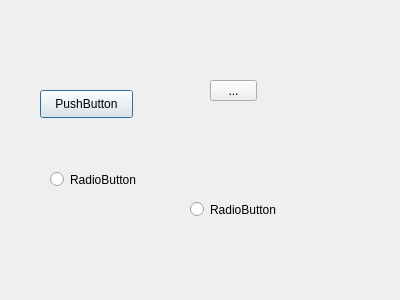
<?xml version="1.0" encoding="UTF-8"?>
<ui version="4.0">
 <class>SubWindow</class>
 <widget class="QDialog" name="SubWindow">
  <property name="geometry">
   <rect>
    <x>0</x>
    <y>0</y>
    <width>400</width>
    <height>300</height>
   </rect>
  </property>
  <property name="windowTitle">
   <string>Dialog</string>
  </property>
  <widget class="QPushButton" name="pushButton">
   <property name="geometry">
    <rect>
     <x>40</x>
     <y>90</y>
     <width>93</width>
     <height>28</height>
    </rect>
   </property>
   <property name="text">
    <string>PushButton</string>
   </property>
  </widget>
  <widget class="QToolButton" name="toolButton">
   <property name="geometry">
    <rect>
     <x>210</x>
     <y>80</y>
     <width>47</width>
     <height>21</height>
    </rect>
   </property>
   <property name="text">
    <string>...</string>
   </property>
  </widget>
  <widget class="QRadioButton" name="radioButton">
   <property name="geometry">
    <rect>
     <x>50</x>
     <y>170</y>
     <width>115</width>
     <height>19</height>
    </rect>
   </property>
   <property name="text">
    <string>RadioButton</string>
   </property>
  </widget>
  <widget class="QRadioButton" name="radioButton_2">
   <property name="geometry">
    <rect>
     <x>190</x>
     <y>200</y>
     <width>115</width>
     <height>19</height>
    </rect>
   </property>
   <property name="text">
    <string>RadioButton</string>
   </property>
  </widget>
 </widget>
 <resources/>
 <connections/>
</ui>
